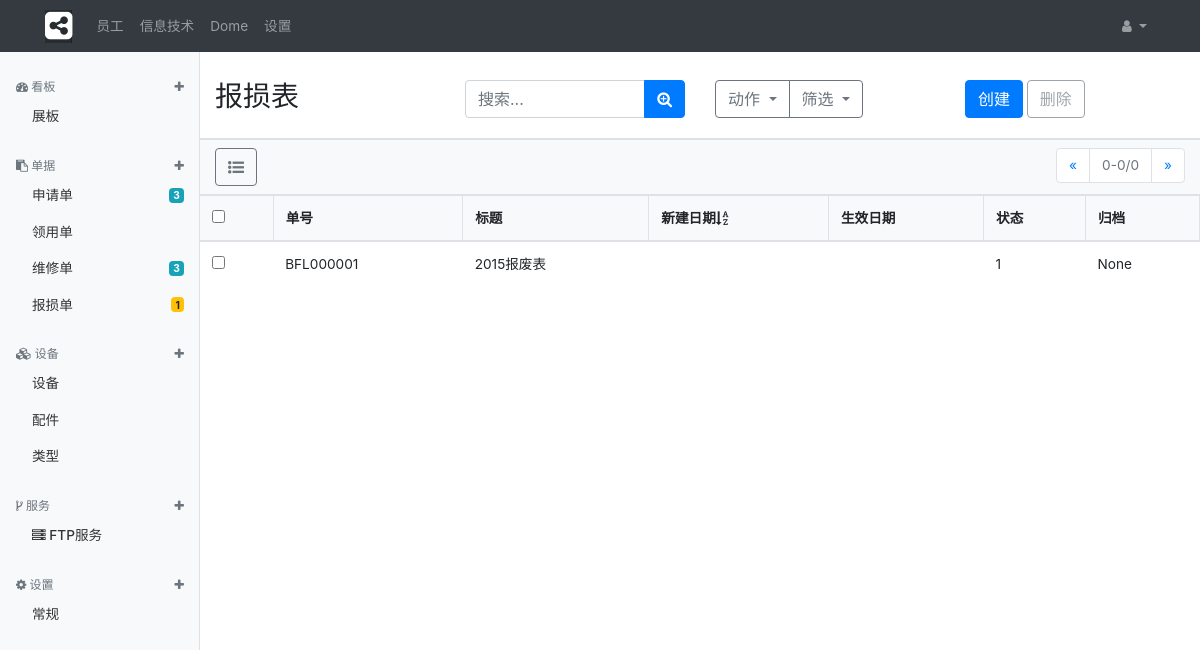
Page /scrp_list/ on the committed database.
### web/models.py (models this page shows)
class asset_scrplist(models.Model):
    STATUS_VAL = (
        (1, '草稿'),
        (2, '处理中'),
        (3, '完成'),
        (4, '驳回'),
        (0, '取消')
    )
    title = models.CharField(unique=True, max_length=64, verbose_name='表名')
    number = models.CharField(unique=True, max_length=32, verbose_name='单据编号')
    createdate = models.DateField(null=True, blank=True, verbose_name='新建日期')
    finaldate = models.DateField(null=True, blank=True, verbose_name='生效日期')
    status = models.IntegerField(default=1, choices=STATUS_VAL, verbose_name='报表状态')
    active = models.BooleanField(default=True, null=True, verbose_name='有效的')
    class Meta:
        db_table = 'asset_scrplist'

### web/views.py (the view)
# urls.py: path('scrp_list/', views.asset_scrp_list),
def asset_scrp_list(request):
    request.encoding = 'utf-8'
    context = {}
    context['title'] = '报损表'
    ps = asset_scrplist.objects.all().values(
        'title',
        'number',
        'status',
        'active'
    ).order_by('active', 'title')
    context['context'] = ps
    return render(request, 'asset_scrp_list.html', context)

### web/templates/asset_scrp_list.html (shortened to what this page needs)
{% extends "base.html" %}
{% block mainbody %}
    <div class="container-fluid">
        <div class="row">
            <div class="col-2 border-right">
                {% include 'asset_menu_side_sub.html' %}
            </div>
            <div class="col-10 ml-auto">
                <form class="row border-bottom" id="panl">
                    <div class="col-12">
                        <div class="row my-3">
                            <h3 class="col-3">{{ title }}</h3>
                            <div class="col-3">
                                <div class="input-group">
                                    <input type="text" list="typesch" class="form-control" id="search-input" name="search-input" placeholder="搜索...">
                                    <div class="input-group-append">
                                        <button class="btn btn-primary" type="button" id="search-btn"><i class="fa fa-search-plus fa-1x"></i></button>
                                    </div>
                                </div>
                            </div>
                            <div class="col-3">
                                <div class="btn-group">
                                    <div class="btn-group dropdown">
                                        <button type="button" class="btn btn-outline-secondary dropdown-toggle" data-toggle="dropdown">
                                            动作
                                        </button>
                                    </div>
                                    <div class="btn-group dropdown">
                                        <button type="button" class="btn btn-outline-secondary dropdown-toggle" data-toggle="dropdown">
                                            筛选
                                        </button>
                                    </div>
                                </div>
                            </div>
                            <div class="col-3">
                                <button type="button" class="btn btn-primary" data-toggle="create">创建</button>
                                <button type="button" class="btn btn-outline-secondary disabled" data-toggle="del">删除</button>
                            </div>
                        </div>
                    </div>
                </form>
                <div class="row" id="dbody">
                    <div class="col-12" id="sub">
                        <div class="row bg-light py-2 my-0 border-top border-bottom">
                            <div class="col-6">
                                <div class="btn-group btn-group btn-group-toggle" data-toggle="buttons" id="viewtype">
                                    <label class="btn btn-outline-secondary{% if tview == 1 %} active{% endif %}">
                                        <input type="radio" name="viewtype" value="1" autocomplete="off" {% if tview == 1 %}checked{% endif %}><i class="fa fa-list-ul fa-1x"></i>
                                    </label>
                                </div>
                            </div>
                            <div class="col-6">
                                {% include 'navigation_range.html' %}
                            </div>
                        </div>
                        <div class="row">
                            <div class="col-12 p-0">
                                <table class="table table-hover mb-0">
                                    <thead class="bg-light">
                                        <tr>
                                            <th class="border-right"><label class="sr-only" for="selall">selall</label><input type="checkbox" name="selall" id="selall" value="0" /></th>
                                            <th class="border-right" data-id="sid">单号</th>
                                            <th class="border-right" data-id="name">标题</th>
                                            <th class="border-right" data-id="name">新建日期<i class="fa fa-sort-alpha-asc" aria-hidden="true" data-id="1"></i></th>
                                            <th class="border-right" data-id="name">生效日期</th>
                                            <th class="border-right" data-id="status">状态</th>
                                            <th class="border-right" data-id="specifications">归档</th>
                                        </tr>
                                    </thead>
                                    <tbody>
                                        {% for item in context %}
                                            <tr class="listitem">
                                                <td><input type="checkbox" name="selitem" value="{{ item.id }}"></td>
                                                <td>{{ item.number }}</td>
                                                <td>{{ item.title }}</td>
                                                <td>{{ item.createdate | date }}</td>
                                                <td>{{ item.createdate | date }}</td>
                                                <td>{{ item.status }}</td>
                                                <td>{{ item.active }}</td>
                                            </tr>
                                        {% empty %}
                                            <tr>
                                                <td colspan="10" style="text-align: center;">(暂无数据)</td>
                                            </tr>
                                        {% endfor %}
                                    </tbody>
                                </table>
                            </div>
                        </div>
                    </div>
                </div>
            </div>
        </div>
    </div>
{% endblock %}

### static/css/dashboard.css (style rules this page uses)
body { font-size: .875rem; }

### static/css/base.css (style rules this page uses)
body { padding-top:64px; font-size: 0.853rem; }

### rows in the picture
asset_scrplist: number "BFL000001", title "2015报废表", status "1", active "None"

### other values in the picture
{{ title }} "报损表"
{{ fpk|default:0 }} "0"
{{ tpk|default:0 }} "0"
{{ spk|default:0 }} "0"
